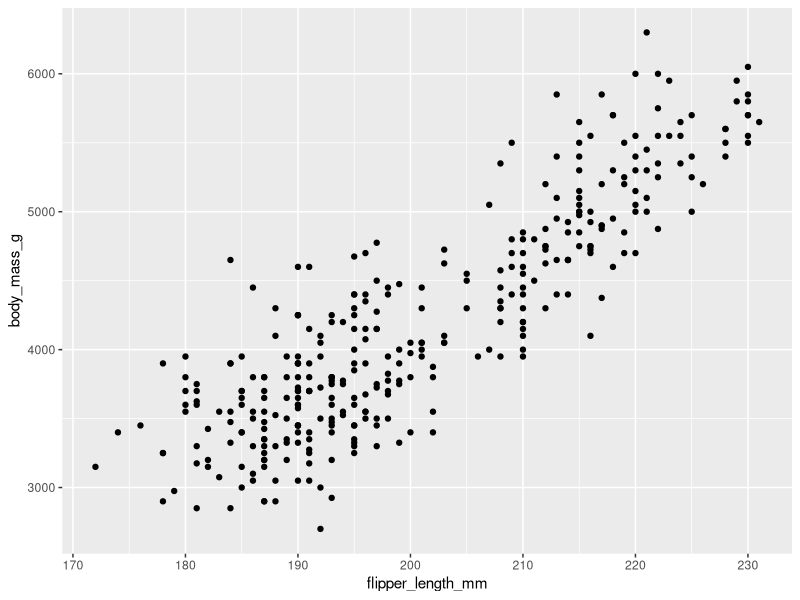
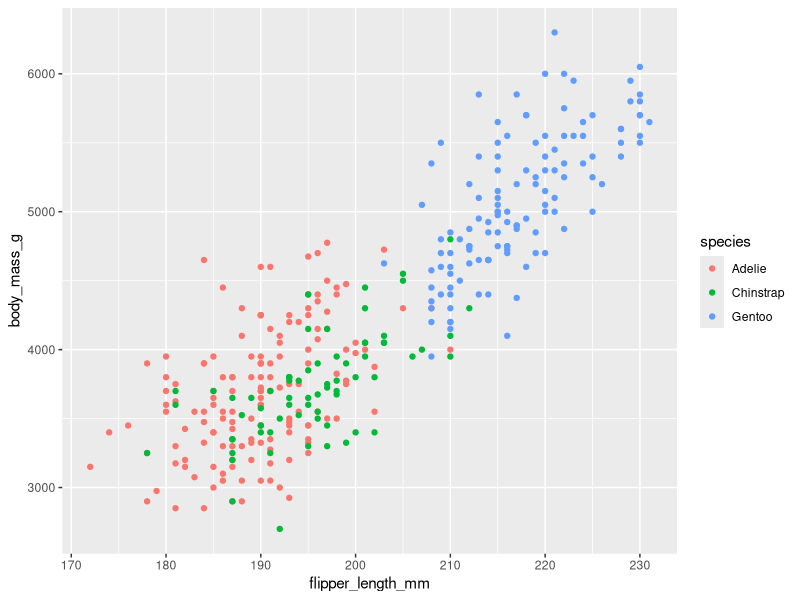
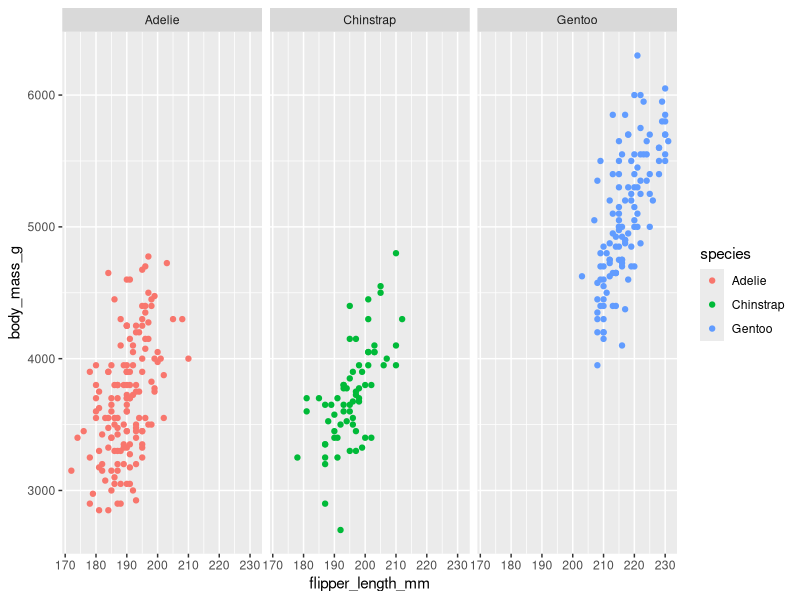
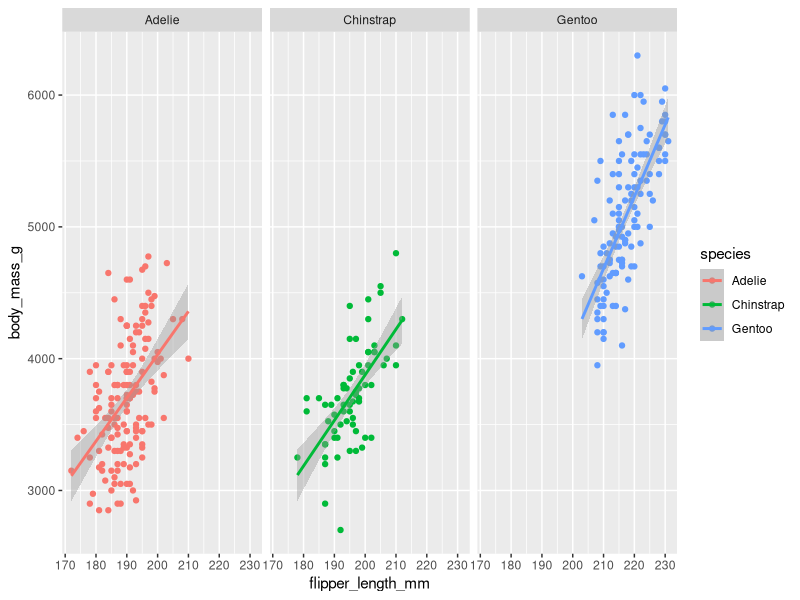
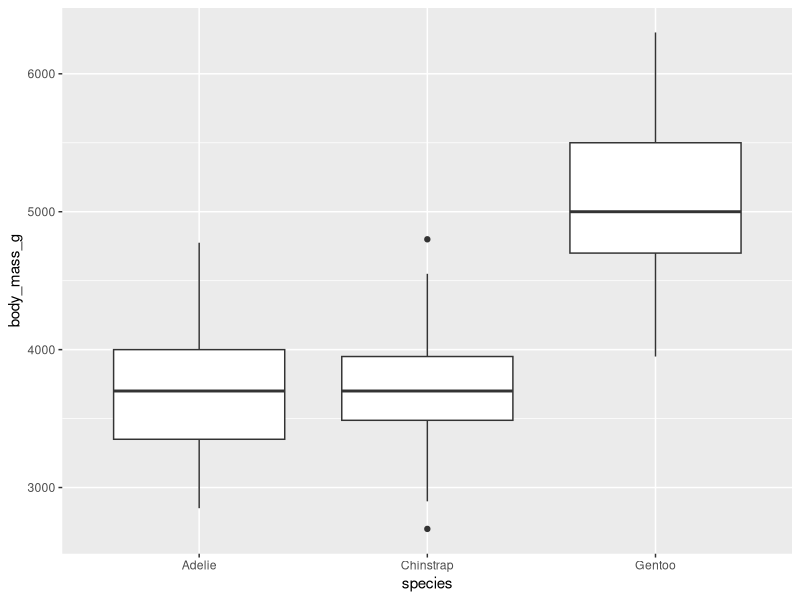
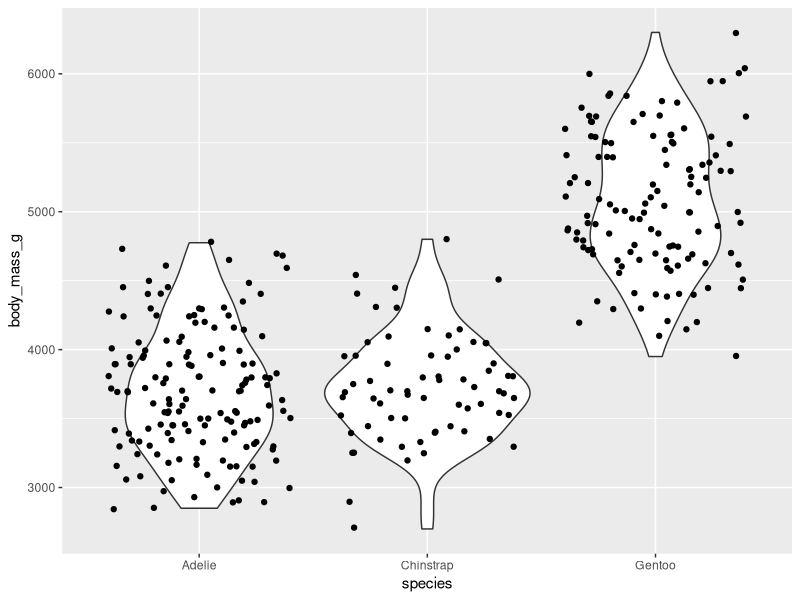
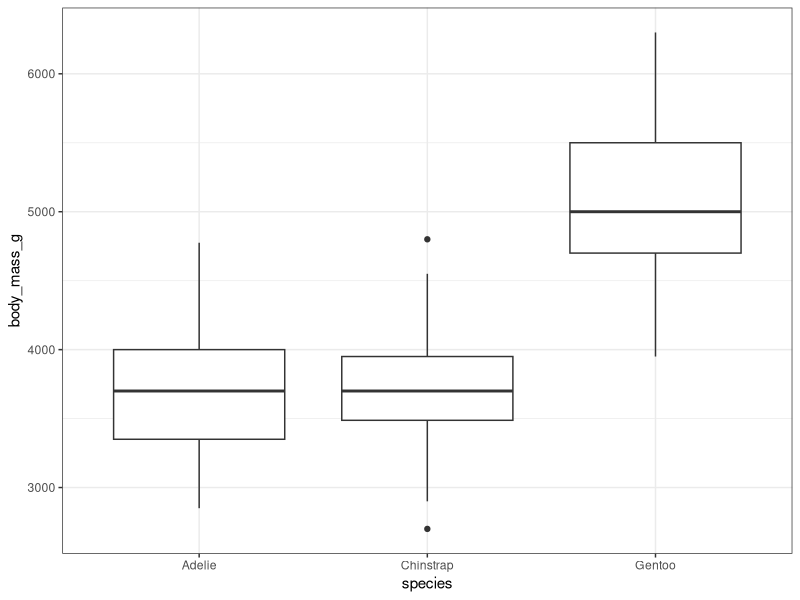
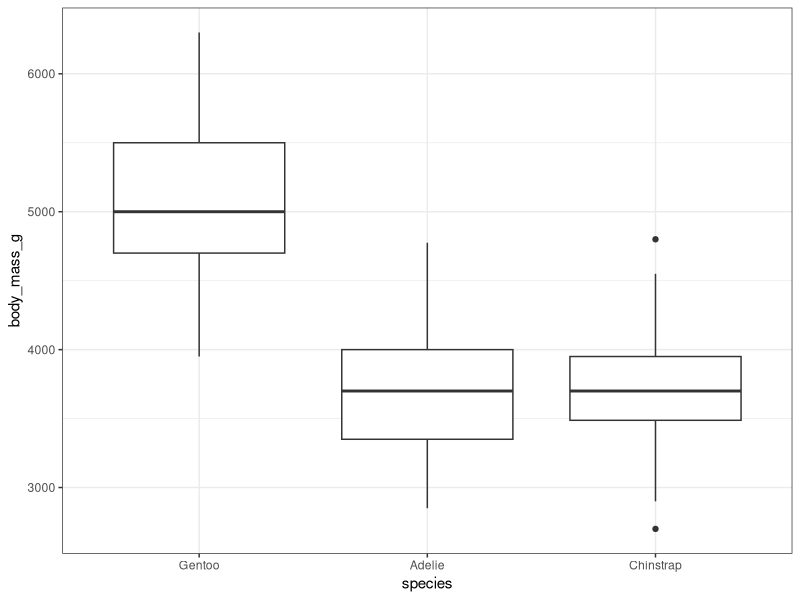

Generate these figures, in order, with R:
#Playing with ggplot2
#Olaf Jensen
#October 6, 2025
#ZOO 800

#load packages
library(palmerpenguins)
library(tidyverse)

#examine the penguins data set
summary(penguins)

#specify the data, aesthestics, and geometry of a simple plot of body_mass_g vs. flipper_length_mm
plot1 <- ggplot(data=penguins, mapping = aes(x = flipper_length_mm, y = body_mass_g)) +
          geom_point()

plot1

#examine the ggplot object
plot1$data[1:4, ]

plot1$mapping

plot1$geom

plot1$layers

#add a variable to distinguish the different species by color
plot2 <- ggplot(data=penguins, mapping = aes(x = flipper_length_mm, y = body_mass_g, color = species)) +
  geom_point()

plot2

#use facet wrapping instead
plot3 <- plot2 + facet_wrap(~species, ncol = 3)

plot3

#add trend lines
plot4 <- plot3 + geom_smooth(method = "lm")

plot4

#explore other geometries
plot5 <- ggplot(data=penguins, mapping = aes(x = species, y = body_mass_g)) +
  geom_boxplot()

plot5

plot6 <- ggplot(data=penguins, mapping = aes(x = species, y = body_mass_g)) +
  geom_violin() + geom_jitter()

plot6

#explore other themes
plot7 <- plot5 + theme_bw()

plot7

#Change the plotting order of species: Gentoo, Adelie, Chinstrap
penguins$species <- factor(penguins$species, levels = c("Gentoo", "Adelie", "Chinstrap"))

plot8 <- ggplot(data=penguins, mapping = aes(x = species, y = body_mass_g)) +
  geom_boxplot() + theme_bw()

plot8

#Change the color palette
plot9 <- plot2 + scale_color_brewer(palette = "Set2")

plot9

